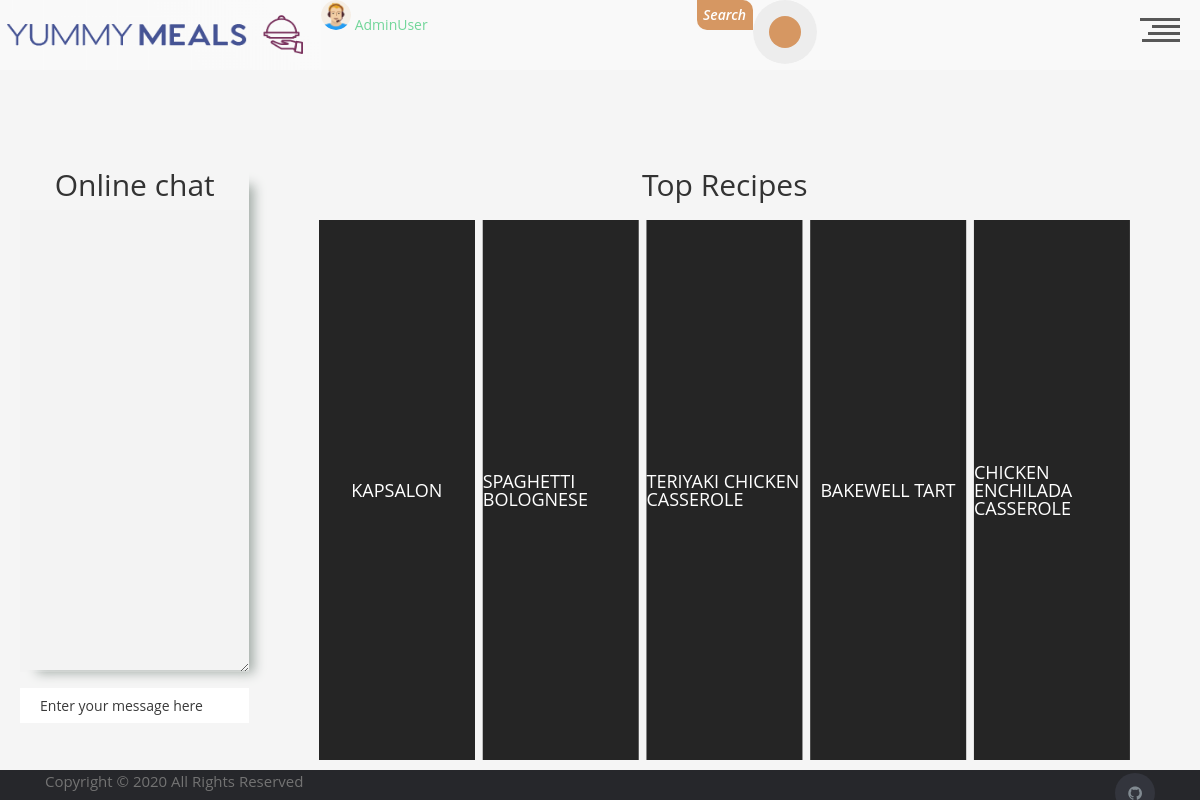
Screenshot of / (signed in) with the database file from the repository.
### users/models.py (models this page shows, shortened)
class User(db.Model, UserMixin):
    __tablename__ = 'user'
    id = db.Column(db.Integer, primary_key=True)
    username = db.Column(db.String(20), unique=True, nullable=False)
    email = db.Column(db.String(120), unique=True, nullable=False)
    image_file = db.Column(
        db.String(20), nullable=False, default='default.png')
    password = db.Column(db.String(60), nullable=False)
    comment = db.relationship('UserComments', backref='author', lazy=True)
    is_admin = db.Column(db.Boolean, default=False)

### meals/models.py (models this page shows, shortened)
class Meal(db.Model):
    __tablename__ = 'meal'
    id = Column(Integer, primary_key=True)
    name = Column(String)
    category_id = Column(Integer, ForeignKey('category.id'))
    area_id = Column(Integer, ForeignKey('area.id'))
    author_id = Column(Integer, ForeignKey('user.id'), default=1)
    instructions = Column(String)
    img_link = Column(String, default='default.jpg')
    tags = Column(String)
    video_link = Column(String)
    date_posted = Column(db.DateTime, nullable=False, default=datetime.utcnow)
    area = relationship("Area")
    category = relationship("Category")
    user = relationship("User")

### index/routes.py (the view)
@index_bp.route('/')
def index():
    tops = top_fives()
    name = 'Guest'
    if current_user.is_authenticated:
        name = current_user.username
    room = 'main_room'
    session['name'] = name
    session['room'] = room
    name = session.get('name', '')
    room = session.get('room', '')
    return render_template(
        'index_page.html',
        tops=tops,
        name=name,
        room=room)

### index/routes.py (called while the page is built)
def top_fives():
    mydict = {}
    for record in UserFavorite.query.all():
        mydict[record.meal_id] = len(UserFavorite.query.
                                     filter_by(meal_id=record.meal_id).all())
    res = dict(sorted(mydict.items(), key=itemgetter(1), reverse=True)[:5])
    tops = Meal.query.filter(Meal.id.in_(list(res.keys()))).all()
    tops = sorted(tops, key=lambda o: list(res.keys()).index(o.id))
    return tops

### users/models.py (called while the page is built)
@login_manager.user_loader
def load_user(user_id):
    return User.query.get(int(user_id))

### index/templates/index_page.html (shortened to what this page needs)
{% extends 'base.html' %}
{% block content %}
<link rel="stylesheet" href="{{url_for('index.static',filename='css/index.css') }}">
<link rel="stylesheet" type="text/css" href="{{url_for('index.static',filename='css/emoji/jquery.emojipicker.css') }}">
<div class="main_wrapper" style="display:flex; padding:20px auto;">
<div class='chat_sidebar' style="width:25%;height:500px; margin-top:100px;">
        <h1 style="font-size:30px;text-align:center;margin-bottom:10px;">Online chat</h1>
         <textarea id="chat" cols="20" rows="33" style="width:100%;" disabled></textarea><br><br>
        {% if current_user.is_authenticated %}
          <input id="text" size="80" placeholder="Enter your message here" style="width:100%; height:35px;"><br><br>
        {% else %}
          <p>Please <a href="{{url_for('users.register')}}">register</a>,or  <a href="{{url_for('users.login')}}">login</a> to leave comment !!</p>
        {% endif %}
</div>
<div class="cont s--inactive" style="width:100%;height:700px; ">
  <h1 style="font-size:30px;text-align:center;margin:20px auto;">Top Recipes</h1>
  <div class="cont__inner">
  {% for rec in range(tops|length)  %}
    <div class="el" >
      <div class="el__overflow">
        <div class="el__inner">
		{% if tops[rec].img_link != "default.jpg"%}
          <div class="el__bg" style="background:url('{{tops[rec].img_link}}');background-size: cover"></div>
		{% else%}
		   <div class="el__bg" style="background:url({{url_for('meals.static' , filename = "default.jpg")}});background-size: cover"></div>
		{% endif %}
          <div class="el__preview-cont">
            <h2 class="el__heading">{{tops[rec].name}}</h2>
          </div>
        </div>
      </div>
      <div class="el__index" style="margin-bottom: 120px;">
        <div class="el__index-front">
        </div>
      </div>
    </div>
  {% endfor %}
  </div>
</div>
</div>
{% endblock content %}

### index/templates/header.html (shortened to what this page needs)
<link rel="stylesheet" href="{{url_for('index.static',filename='css/header.css') }}">
<header style="display:flex">
  <h1><a style="display:flex;" href="/"><img width="321" height="70", src="{{url_for('index.static' ,  filename='media/Logo2-1.png') }}" ></a></h1>
  <h1>
  {%if current_user.is_authenticated%}
  <img width="30" height="30", src="{{url_for('users.static' ,  filename='profile_pics/'+current_user.image_file) }}" alt="Avatar" class="avatar img-circle">
  	<a href="/user/user_profile/{{current_user.id}}">{{current_user.username}}  </a>
	{%endif%}
  </h1>
<div class="search-form">
<p class="head_search_txt">Search</p>
 <form  method = 'GET' action="{{url_for('meals.meal_search')}}">
    <button style = "outline:none;" class="head_search_btn" type = 'submit'></button>
  </form>
</div>
  <div id="nav-trigger" role="button">
    <div class="line l-01"></div>
    <div class="line l-02"></div>
    <div class="line l-03"></div>
    <div class="line l-04"></div>
  </div>
</header>

### index/static/css/base.css (style rules this page uses)
* { margin: 0; padding: 0; outline: none; box-sizing: border-box; }
body { background-color: #ededed; }

### index/static/css/header.css (style rules this page uses)
html, div, span, applet, object, iframe, h1, h2, h3, h4, h5, h6, p, blockquote, pre, a, abbr, acronym, address, big, cite, code, del, dfn, em, img, ins, kbd, q, s, samp, small, strike, strong, sub, sup, tt, var, b, u, i, center, dl, dt, dd, ol, ul, li, fieldset, form, label, legend, table, caption, tbody, tfoot, thead, tr, th, td, article, aside, canvas, details, embed, figure, figcaption, footer, header, hgroup, menu, nav, output, ruby, section, summary, time, mark, audio, video { margin: 0; padding: 0; border: 0; font-size: 100%; font: inherit; vertical-align: baseline; }
article, aside, details, figcaption, figure, footer, header, hgroup, menu, nav, section, main { display: block; }
body { line-height: 1; }
html * { -webkit-font-smoothing: antialiased; -moz-osx-font-smoothing: grayscale; }
*, *:after, *:before { -webkit-box-sizing: border-box; -moz-box-sizing: border-box; box-sizing: border-box; }
html, body { height: 100%; }
a { color: #72d69a; text-decoration: none; transition: color .2s ease-out; }
header { position: fixed; top: 0; left: 0; height: 50px; width: 100%; background: #f9f9f9; z-index: 3; -webkit-transform: translateZ(0); -webkit-backface-visibility: hidden; -webkit-transition-property: -webkit-transform; -moz-transition-property: -moz-transform; transition-property: transform; -webkit-transition-duration: 0.4s; -moz-transition-duration: 0.4s; transition-duration: 0.4s; }
@media only screen and (min-width: 768px) { header { height: 70px; } }
#nav-trigger { position: absolute; margin: 10px 10px 0 0; top: auto; right: auto; width: 40px; height: 40px; cursor: pointer; text-align: right; float: right; -moz-transform: rotate(180deg); -webkit-transform: rotate(180deg); -o-transform: rotate(180deg); transform: rotate(180deg); -moz-transition: all 0.4s cubic-bezier(0.19, 1, 0.22, 1); -webkit-transition: all 0.4s cubic-bezier(0.19, 1, 0.22, 1); -o-transition: all 0.4s cubic-bezier(0.19, 1, 0.22, 1); transition: all 0.4s cubic-bezier(0.19, 1, 0.22, 1); right: 10px; top: -8px; }
#nav-trigger .line { height: 3px; width: 100%; margin-bottom: 4px; background: #585858; -moz-transition: all 0.4s cubic-bezier(0.19, 1, 0.22, 1); -webkit-transition: all 0.4s cubic-bezier(0.19, 1, 0.22, 1); -o-transition: all 0.4s cubic-bezier(0.19, 1, 0.22, 1); transition: all 0.4s cubic-bezier(0.19, 1, 0.22, 1); }
#nav-trigger .line.l-01 { width: 95%; }
#nav-trigger .line.l-02 { width: 80%; }
#nav-trigger .line.l-03 { width: 70%; }
#nav-trigger .line.l-04 { width: 100%; }
* { outline: none; border: none; padding: 0; }
.search-form { position: relative; margin: 0 auto 0; width: 300px; display: flex; }
.head_search_txt { background: #d69762; color: #fff; width: 56px; display: flex; text-align: center; font-weight: 600; justify-content: center; align-items: center; height: 30px; border-radius: 0px 10px 0px 10px; font-style: italic; }
.search-form:before { content: ' '; position: absolute; left: 70px; top: 14px; width: 2px; height: 36px; transform: scale(0); z-index: 1; background: #d69762; transition: all 0.5s cubic-bezier(.87, -.41, .19, 1.44); }
.head_search_btn { background: #ededed; position: absolute; height: 100%; border-radius: 50%; width: 64px; height: 64px; transition: all 0.5s cubic-bezier(.87, -.41, .19, 1.44); }
.head_search_btn:after { content: ' '; position: absolute; width: 32px; height: 32px; left: 0; right: 0; transform: translateY(-50%); margin: 0 auto; background: #d69762; border-radius: 50%; }
.head_search_btn:before { content: ' '; position: absolute; width: 24px; height: 24px; left: 0; right: 0; top: 20px; transform: scale(0); transform-origin: left top; margin: 0 auto; background: #ededed; border-radius: 50%; z-index: 1; transition: all 0.8s ease; }

### rows the page displays
User: image_file (picture), username "AdminUser"
Meal: name "KAPSALON"
Meal: name "SPAGHETTI BOLOGNESE"
Meal: name "TERIYAKI CHICKEN CASSEROLE"
Meal: name "BAKEWELL TART"
Meal: name "CHICKEN ENCHILADA CASSEROLE"
